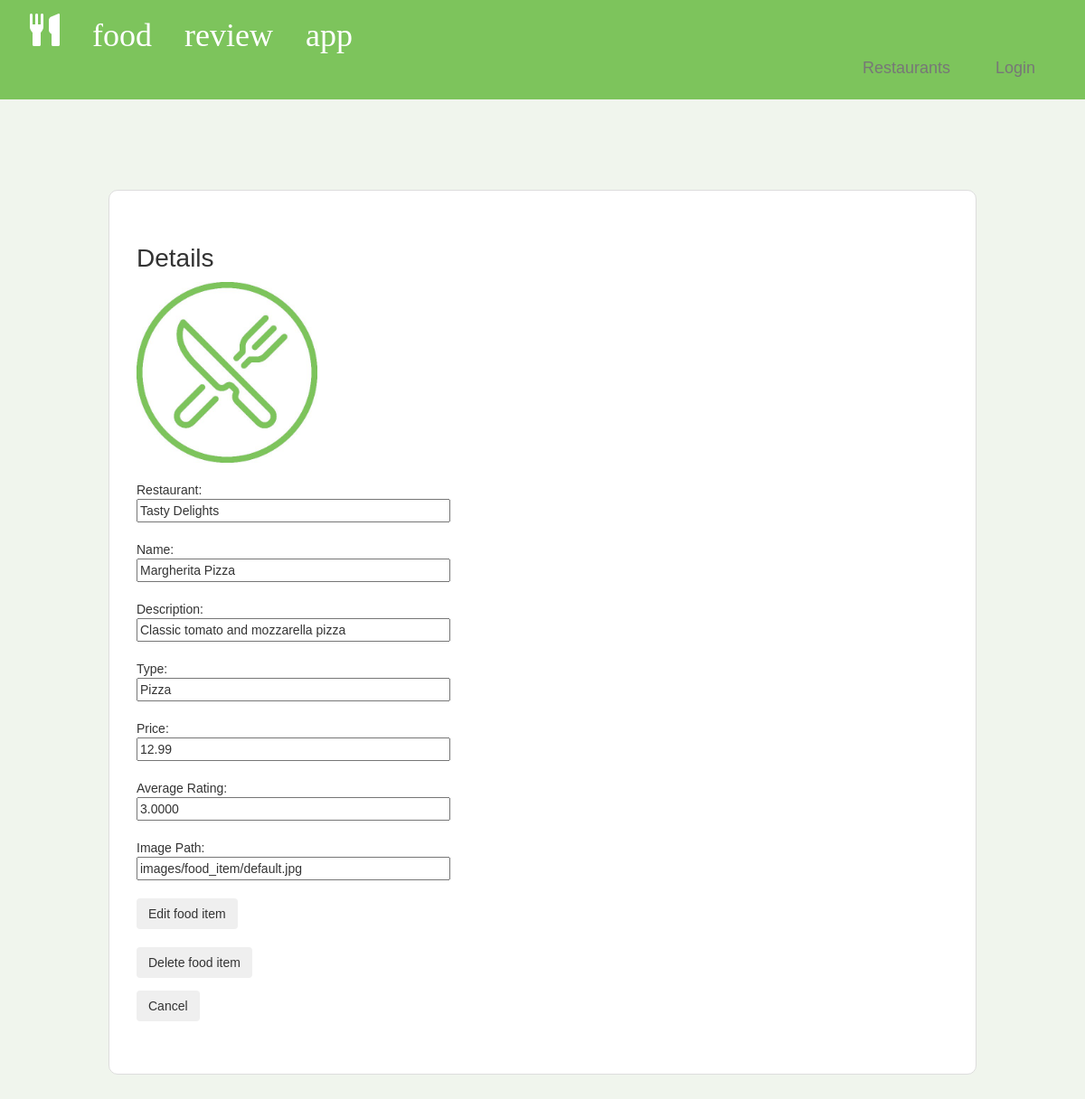
/food/food-details.php?food_item_id=1, run on the app's committed database.
### tables this page shows
CREATE TABLE IF NOT EXISTS `food_item` (
  `food_item_id` int NOT NULL AUTO_INCREMENT,
  `restaurant_id` int NOT NULL,
  `name` varchar(255) NOT NULL,
  `description` text,
  `type` varchar(50) NOT NULL,
  `price` decimal(8,2) NOT NULL,
  `photo` varchar(255) DEFAULT NULL,
  PRIMARY KEY (`food_item_id`),
  KEY `restaurant_id` (`restaurant_id`)
);

CREATE TABLE IF NOT EXISTS `restaurant` (
  `restaurant_id` int NOT NULL AUTO_INCREMENT,
  `name` varchar(255) NOT NULL,
  `type` varchar(50) NOT NULL,
  `description` text,
  `address` varchar(255) NOT NULL,
  `phone` varchar(20) DEFAULT NULL,
  `website` varchar(255) DEFAULT NULL,
  `email` varchar(255) DEFAULT NULL,
  `photo` varchar(255) DEFAULT NULL,
  `user_id` int DEFAULT NULL,
  `owner_name` varchar(255) DEFAULT NULL,
  PRIMARY KEY (`restaurant_id`),
  KEY `owner_user_id` (`user_id`)
);

### food/food-details.php (the view, shortened to what this page needs)
<html>
<head>
<?php
require_once "../style/header.php";
require_once "../usermanagement/User.php";
$conn = new mysqli($hn, $un, $pw, $db);
if (isset($_GET['food_item_id'])) {
    $food_item_id = $_GET['food_item_id'];
    $query = "SELECT f.food_item_id, f.restaurant_id, f.name, rest.name AS 'r_name', f.description, f.type, f.price, f.photo, AVG(r.rating) AS 'rating' FROM food_item as f LEFT JOIN review as r ON f.food_item_id = r.food_item_id join restaurant as rest on f.restaurant_id = rest.restaurant_id
	WHERE f.food_item_id=$food_item_id
	GROUP BY food_item_id, restaurant_id, name, description, type, price, photo, r_name;";
    $result = $conn->query($query);
    $rows = $result->num_rows;
    ?>
    <div class="container-fluid card">
	<h1>Details</h1>
        <?php
        for ($j = 0; $j < $rows; $j++) {
            $row = $result->fetch_array(MYSQLI_ASSOC);
            $photo = $row['photo'];
            ?>
            <form action='food-update.php?food_item_id=<?php echo $row['food_item_id']; ?>' method='post' style='text-align:left'>
			<div class="row">
				<div class="col-sm-6">
				<img src='<?php echo "../".$photo; ?>' alt='Food Item Photo'><br><br>
				Restaurant: <br>
                <input type='text' name='name' value='<?php echo $row['r_name']; ?>' required readonly><br><br>
                Name: <br>
                <input type='text' name='name' value='<?php echo $row['name']; ?>' required readonly><br><br>
                Description: <br>
                <input type='text' name='description' value='<?php echo $row['description']; ?>' required readonly><br><br>
                Type: <br>
                <input type='text' name='type' value='<?php echo $row['type']; ?>' required readonly><br><br>
                Price: <br>
                <input type='number' name='price' value='<?php echo $row['price']; ?>' required readonly><br><br>
				Average Rating: <br>
                <input type='number' name='rating' value='<?php echo $row['rating']; ?>' required readonly><br><br>
                Image Path: <br>
                <input type='text' name='photo' value='<?php echo $photo; ?>' required readonly><br><br>
                <button type='submit' class='btn'>Edit food item</button><br><br>
            </form>
            <form action='food-delete.php' method='post' style='text-align:left'>
                <button type='submit' class='btn btn-delete'>Delete food item</button>
            </form>
            <form action='../food/food-view.php?restaurant=<?php echo $row['restaurant_id']; ?>' method='post' style='text-align:left'>
                <button type='submit' class='btn btn-cancel'>Cancel</button>
            </form>
			</div>
        <?php } ?>
    <?php
}
?>
</body>
</html>

### style/style.css (style rules this page uses)
body { font-family: 'Helvetica', sans-serif; background-color: #f0f5ed; }
h1, h2 { text-align: center; margin-top: 30px; font-size: 28px; color: #333; }
form { text-align: center; }
img { height: 200px; }
.card { border: 1px solid #ddd; border-radius: 10px; padding: 30px; text-align: left; background-color: #ffffff; margin-left: 10%; margin-right: 10%; margin-top: 5%; margin-bottom: 5%; }
.card h1, h2 { text-align: left; margin-top: 30px; font-size: 28px; color: #333; }
button { font-size: 16px; }
input[type="text"], input[type="number"] { width: 80%; }

### data on the page
food_item: photo (placeholder picture), name "Tasty Delights", name "Margherita Pizza", description "Classic tomato and mozzarella pizza", type "Pizza", price "12.99", rating "3.0000", photo "images/food_item/default.jpg"
